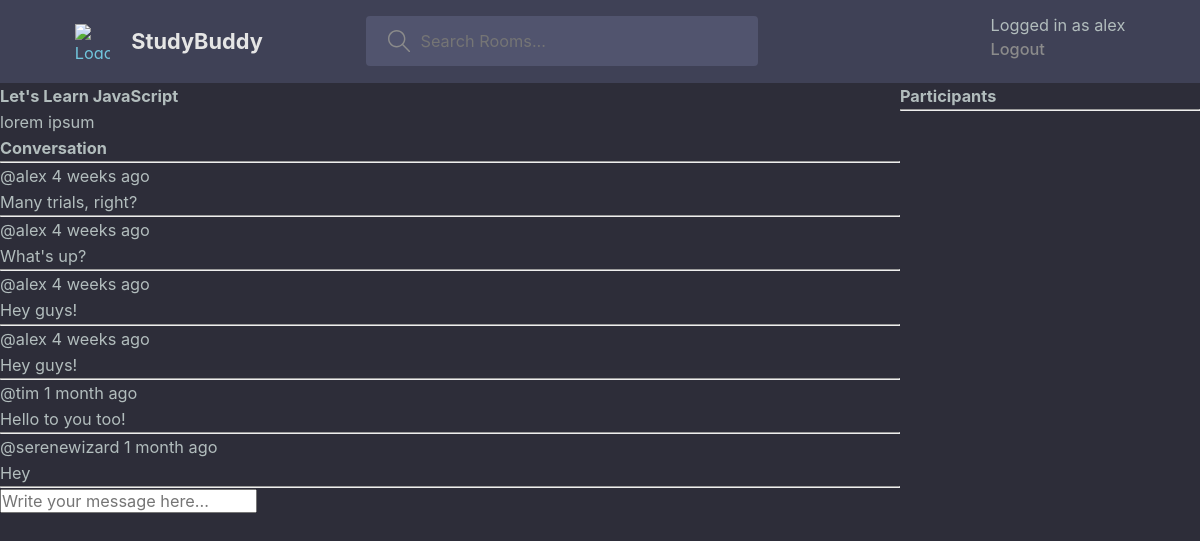
The app's page /room/1/ (signed in) with its own data.
### base/models.py (models this page shows, shortened)
class Room(models.Model):
    host = models.ForeignKey(User, null=True, on_delete=models.SET_NULL)
    topic = models.ForeignKey(Topic, null=True, on_delete=models.SET_NULL)
    name = models.CharField(max_length=200)
    description = models.TextField(null=True, blank=True)
    participants = models.ManyToManyField(
        User, related_name='participants', blank=True)
    updated = models.DateTimeField(auto_now=True)
    created = models.DateTimeField(auto_now_add=True)
    class Meta:
        ordering = ['-updated', '-created']

class Message(models.Model):
    user = models.ForeignKey(User, on_delete=models.CASCADE)
    room = models.ForeignKey(Room, on_delete=models.CASCADE)
    body = models.TextField()
    updated = models.DateTimeField(auto_now=True)
    created = models.DateTimeField(auto_now_add=True)
    def __str__(self) -> str:
        return self.body[0:50]

### base/views.py (the view, shortened to what this page needs)
# urls.py: path('room/<str:pk>/', views.room, name='room'),
def room(request, pk):
    room = Room.objects.get(id=pk)
    room_messages = room.message_set.all().order_by('-created')
    context = {'room': room, 'room_messages': room_messages}
    return render(request, 'base/room.html', context)

### base/templates/base/room.html (shortened to what this page needs)
{% extends 'main.html' %}
{% block content %}
<div class="room-container">
    <div>
        <h1>{{room.name}}</h1>
        <p> {{room.description}} </p>
        <div class="comment-wrapper">
            <h3>Conversation</h3>
            <hr>
            {% for message in room_messages %}
                <div>
                    <small>@{{message.user}} {{message.created| timesince}} ago</small>
                    <p>{{ message }}</p>
                    <hr>
                </div>
            {% endfor %}
        </div>
        {% if request.user.is_authenticated %}
            <div class="comment-form">
                <form action="" method="post">
                    <input type="text" name="body" placeholder="Write your message here..." />
                </form>
            </div>
        {% endif %}
    </div>
    <div>
        <h3>Participants</h3>
        <hr>
    </div>
</div>
{% endblock content %}

### templates/main.html (shortened to what this page needs)
<!DOCTYPE html>
{% load static %}
<html lang="en">
<head>
    <link rel="stylesheet" type="text/css" media="screen" href="{% static 'styles/main.css' %}">
</head>
<body>
    {% include 'navbar.html' %}
    {% block content %}{% endblock content %}
</body>
</html>

### templates/navbar.html (shortened to what this page needs)
{% load static %}
<header class="header header--loggedIn">
    <div class="container">
        <a href="{% url 'home' %}" class="header__logo">
            <img src="" alt="Logo" />
            <h1> StudyBuddy </h1>
        </a>
        <form class="header__search" action="{%url 'home' %}" method="GET">
            <label>
                <input type="text" name="q" placeholder='Search Rooms...' />
            </label>
        </form>
        <nav class="header__menu">
            {% if request.user.is_authenticated %}
            <p> Logged in as {{request.user}} </p>
            <a href="{% url 'logout' %}">Logout</a>
            {% else %}
            <a href="{% url 'login' %}">
                <img src="" alt="AVATAR">
                <p>Login</p>
            </a>
            {% endif %}
        </nav>
    </div>
</header>

### static/styles/main.css (style rules this page uses)
:root { --color-main: #71c6dd; --color-main-light: #e1f6fb; --color-dark: #3f4156; --color-dark-medium: #51546e; --color-dark-light: #696d97; --color-light: #e5e5e5; --color-gray: #8b8b8b; --color-light-gray: #b2bdbd; --color-bg: #2d2d39; --color-success: #5dd693; --color-error: #fc4b0b; }
* { font-family: "DM Sans", -apple-system, BlinkMacSystemFont, "Segoe UI", Roboto, Oxygen, Ubuntu, Cantarell, "Open Sans", "Helvetica Neue", sans-serif; margin: 0; padding: 0; box-sizing: border-box; text-rendering: optimizeLegibility; font-size: inherit; }
html { font-size: 56.25%; }
@media only screen and (min-width: 1200px) { html { font-size: 68%; } }
body { line-height: 1.6; font-weight: 400; font-size: 1.5rem; color: var(--color-light-gray); background-color: var(--color-bg); min-height: 100vh; }
img { width: 100%; }
a { display: inline-block; color: var(--color-main); text-decoration: none; }
.container { max-width: 120rem; width: 90%; margin: auto; }
.header { padding: 1.5rem; background-color: var(--color-dark); }
.header > .container { display: flex; gap: 9.5rem; }
.header__logo, .header__user { display: flex; gap: 2rem; align-items: center; }
.header__logo > img { height: 3.2rem; width: 3.2rem; }
.header__logo > h1 { font-weight: 700; font-size: 2rem; color: var(--color-light); }
.header__search > label { background-color: var(--color-dark-medium); padding: 1.3rem 1rem; display: flex; align-items: center; gap: 1rem; border-radius: 4px; }
.header__search svg { fill: var(--color-gray); width: 2rem; height: 2rem; margin-left: 1rem; }
.header__search input { width: 30rem; background: transparent; border: none; outline: none; color: var(--color-light); }
.header__menu { margin-left: auto; position: relative; }
.header__menu a { display: flex; gap: 1.5rem; align-items: center; font-weight: 500; text-decoration: none; color: var(--color-gray); }
.header__menu p { line-height: 1.2; }

### base/templates/base/room.html (style rules this page uses)
.room-container { display: grid; grid-template-columns: 3fr 1fr; }

### records on screen
Room: name "Let's Learn JavaScript", description "lorem ipsum"
Message: user "alex", created "4 weeks", body "Many trials, right?"
Message: user "alex", created "4 weeks", body "What's up?"
Message: user "alex", created "4 weeks", body "Hey guys!"
Message: user "alex", created "4 weeks", body "Hey guys!"
Message: user "tim", created "1 month", body "Hello to you too!"
Message: user "serenewizard", created "1 month", body "Hey"

### other values on screen
{{ request.user }} "alex"
